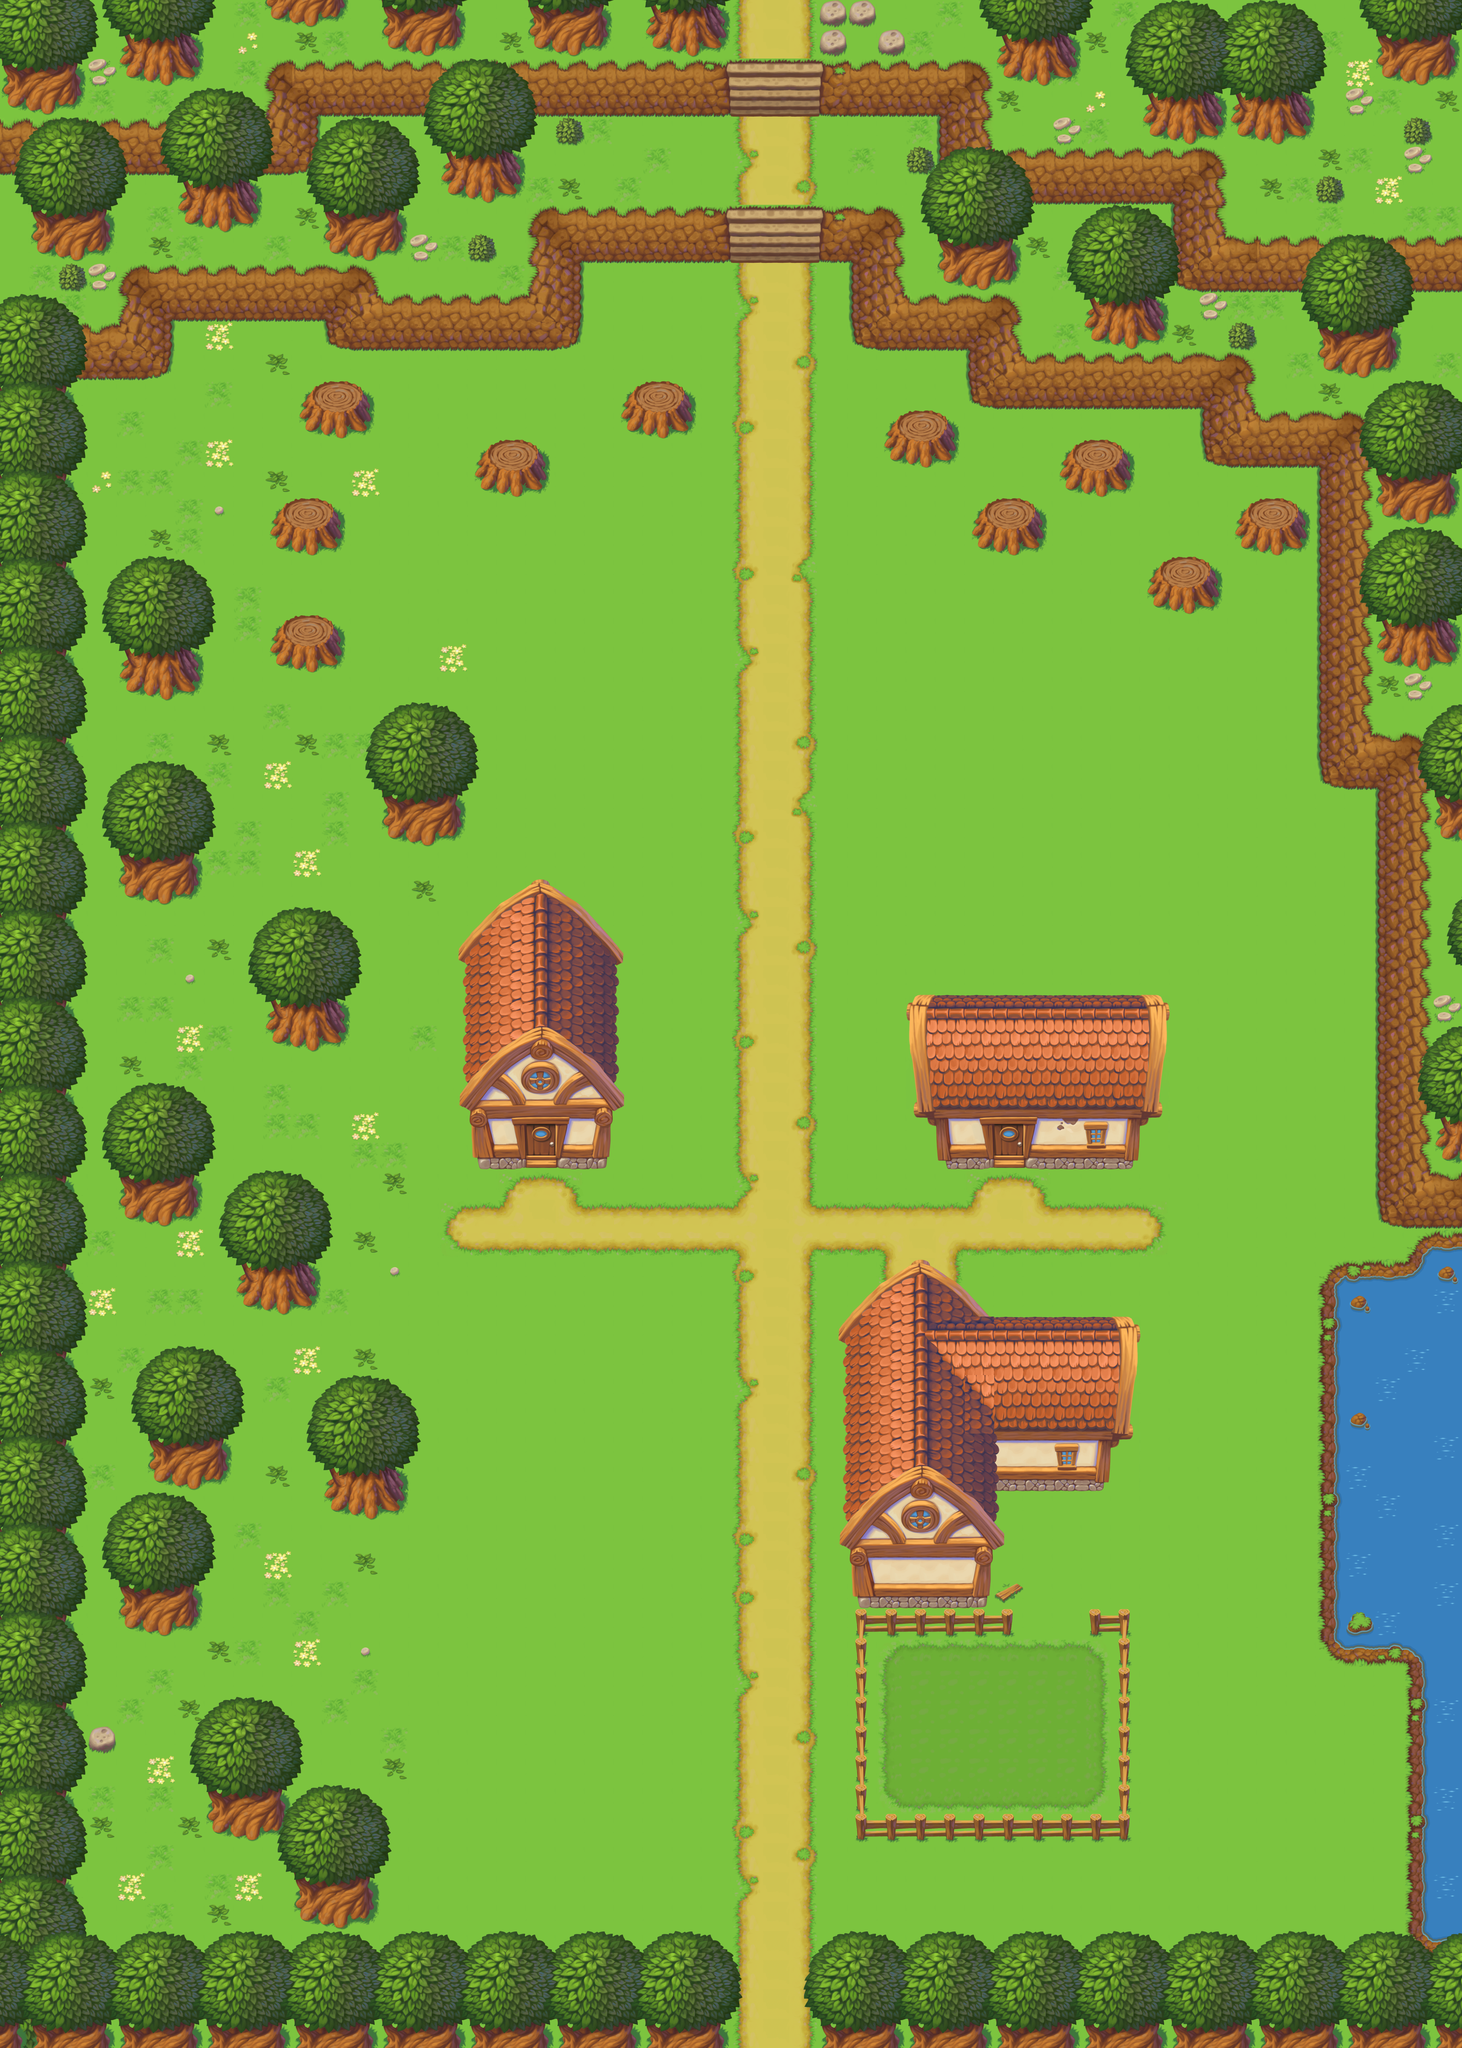

The image is a tile-based game level rendered from a .tmx file. Its description and source (layers, tilesets, objects; grid data summarised) follow:
An orthogonal 50x70 tile map with 64x64 px tiles, 4 tile layers (Under, Ground, Top, OverTop), 3 tilesets and 64 objects (2x ExitTrigger, 2x EntryTrigger).

<map version="1.2" tiledversion="1.2.3" orientation="orthogonal" renderorder="right-down" width="50" height="70" tilewidth="64" tileheight="64" infinite="0" nextlayerid="13" nextobjectid="117">
 <tileset firstgid="1" name="tilesetGrassland" tilewidth="64" tileheight="64" tilecount="256" columns="16">
  <image source="tilesetGrassland.png" width="1024" height="1024" />
 </tileset>
 <tileset firstgid="257" name="tilesetTown" tilewidth="64" tileheight="64" tilecount="256" columns="16">
  <image source="tilesetTown.png" width="1024" height="1024" />
 </tileset>
 <tileset firstgid="513" name="verticalTree" tilewidth="64" tileheight="64" tilecount="64" columns="8">
  <image source="verticalTree.png" width="512" height="512" />
 </tileset>
 <layer id="12" name="Under" width="50" height="70">
  <data>[3500 cells, 3500 non-empty, 4 distinct tile ids]</data>
 </layer>
 <layer id="9" name="Ground" width="50" height="70">
  <data>[3500 cells, 3290 non-empty, 91 distinct tile ids]</data>
 </layer>
 <layer id="10" name="Top" width="50" height="70">
  <data>[3500 cells, 1168 non-empty, 130 distinct tile ids]</data>
 </layer>
 <layer id="11" name="OverTop" width="50" height="70">
  <data>[3500 cells, 63 non-empty, 31 distinct tile ids]</data>
 </layer>
 <objectgroup id="4" name="Objects">
  <object id="4" type="ExitTrigger" x="1600" y="4288" width="192" height="64">
   <properties>
    <property name="name" value="TownS" />
    <property name="zone" value="Town" />
   </properties>
  </object>
  <object id="5" type="EntryTrigger" x="1600" y="4416" width="192" height="64">
   <properties>
    <property name="targetName" value="BeastN" />
   </properties>
  </object>
  <object id="7" type="EntryTrigger" x="1600" y="0" width="192" height="64">
   <properties>
    <property name="targetName" value="WindS" />
   </properties>
  </object>
  <object id="8" type="ExitTrigger" x="1600" y="64" width="192" height="64">
   <properties>
    <property name="name" value="TownN" />
    <property name="zone" value="Town" />
   </properties>
  </object>
  <object id="44" x="1856" y="2944" width="320" height="576" />
  <object id="45" x="2176" y="2944" width="256" height="320" />
  <object id="46" x="2048" y="2240" width="448" height="320" />
  <object id="49" x="1024" y="2112" width="320" height="448" />
  <object id="50" x="1792" y="4352" width="1408" height="128" />
  <object id="51" x="0" y="4352" width="1600" height="128" />
  <object id="52" x="0" y="832" width="128" height="3520" />
  <object id="53" x="0" y="704" width="384" height="128" />
  <object id="54" x="256" y="576" width="448" height="128" />
  <object id="55" x="704" y="576" width="128" height="192" />
  <object id="56" x="832" y="640" width="448" height="128" />
  <object id="57" x="1152" y="448" width="128" height="192" />
  <object id="58" x="1280" y="448" width="320" height="128" />
  <object id="59" x="1792" y="448" width="192" height="128" />
  <object id="60" x="1856" y="576" width="128" height="192" />
  <object id="61" x="1984" y="640" width="256" height="128" />
  <object id="62" x="2112" y="768" width="640" height="128" />
  <object id="63" x="2624" y="896" width="384" height="128" />
  <object id="64" x="2880" y="1024" width="128" height="704" />
  <object id="65" x="3008" y="1600" width="128" height="1088" />
  <object id="66" x="3136" y="2560" width="64" height="128" />
  <object id="67" x="2688" y="1088" width="192" height="128" />
  <object id="68" x="2496" y="1216" width="192" height="128" />
  <object id="69" x="2304" y="960" width="192" height="128" />
  <object id="70" x="2112" y="1088" width="192" height="128" />
  <object id="71" x="1920" y="896" width="192" height="128" />
  <object id="74" x="1344" y="832" width="192" height="128" />
  <object id="75" x="640" y="832" width="192" height="128" />
  <object id="76" x="1024" y="960" width="192" height="128" />
  <object id="77" x="576" y="1088" width="192" height="128" />
  <object id="78" x="576" y="1344" width="192" height="128" />
  <object id="79" x="256" y="1408" width="192" height="128" />
  <object id="80" x="832" y="1728" width="192" height="128" />
  <object id="81" x="256" y="1856" width="192" height="128" />
  <object id="82" x="576" y="2176" width="192" height="128" />
  <object id="83" x="256" y="2560" width="192" height="128" />
  <object id="84" x="512" y="2752" width="192" height="128" />
  <object id="85" x="320" y="3136" width="192" height="128" />
  <object id="86" x="704" y="3200" width="192" height="128" />
  <object id="87" x="256" y="3456" width="192" height="128" />
  <object id="88" x="192" y="3776" width="64" height="64" />
  <object id="89" x="448" y="3904" width="192" height="128" />
  <object id="90" x="640" y="4096" width="192" height="128" />
  <object id="91" x="1792" y="128" width="384" height="128" />
  <object id="92" x="1984" y="320" width="64" height="64" />
  <object id="93" x="960" y="320" width="192" height="128" />
  <object id="94" x="1216" y="256" width="64" height="64" />
  <object id="95" x="896" y="128" width="704" height="128" />
  <object id="96" x="1408" y="0" width="192" height="128" />
  <object id="97" x="1792" y="0" width="192" height="128" />
  <object id="104" x="2880" y="2752" width="320" height="896" />
  <object id="105" x="3072" y="3648" width="128" height="640" />
  <object id="107" x="3008" y="2688" width="192" height="64" />
  <object id="108" x="1856" y="3520" width="384" height="64" />
  <object id="109" x="2368" y="3520" width="128" height="64" />
  <object id="110" x="2432" y="3584" width="64" height="448" />
  <object id="111" x="1856" y="3968" width="576" height="64" />
  <object id="112" x="1856" y="3584" width="64" height="384" />
  <object id="115" x="1536" y="4480" width="320" height="64" />
  <object id="116" x="1536" y="-64" width="320" height="64" />
 </objectgroup>
</map>
